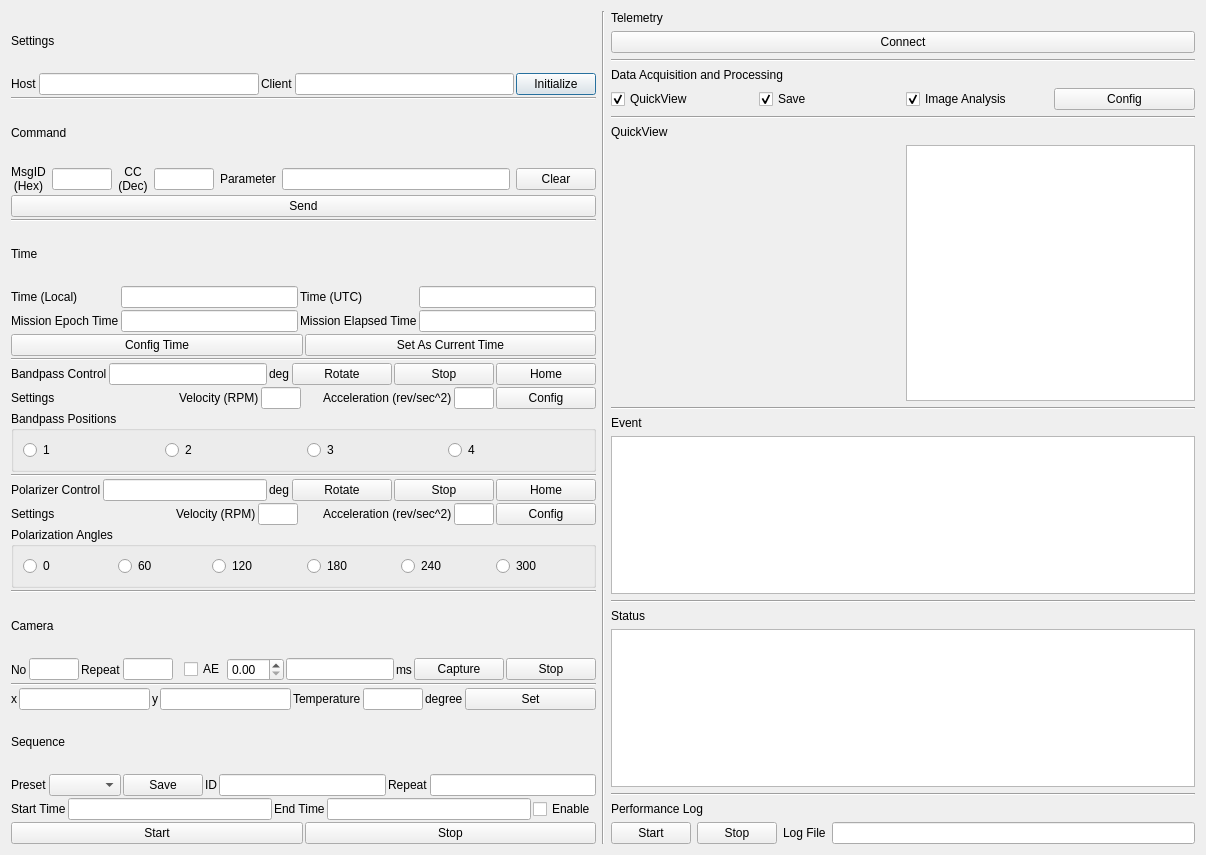
<?xml version="1.0" encoding="UTF-8"?>
<ui version="4.0">
 <class>MainWindow</class>
 <widget class="QDialog" name="MainWindow">
  <property name="geometry">
   <rect>
    <x>0</x>
    <y>0</y>
    <width>1206</width>
    <height>855</height>
   </rect>
  </property>
  <property name="windowTitle">
   <string>GroundSystem</string>
  </property>
  <layout class="QVBoxLayout" name="verticalLayout">
   <item>
    <layout class="QHBoxLayout" name="horizontalLayout_2">
     <item>
      <layout class="QVBoxLayout" name="LeftLayout">
       <property name="spacing">
        <number>2</number>
       </property>
       <item>
        <widget class="QLabel" name="label_27">
         <property name="text">
          <string>Settings</string>
         </property>
        </widget>
       </item>
       <item>
        <layout class="QHBoxLayout" name="horizontalLayout">
         <item>
          <widget class="QLabel" name="label">
           <property name="text">
            <string>Host</string>
           </property>
          </widget>
         </item>
         <item>
          <widget class="QLineEdit" name="editAddress">
           <property name="enabled">
            <bool>true</bool>
           </property>
           <property name="minimumSize">
            <size>
             <width>150</width>
             <height>0</height>
            </size>
           </property>
           <property name="baseSize">
            <size>
             <width>22</width>
             <height>0</height>
            </size>
           </property>
          </widget>
         </item>
         <item>
          <widget class="QLabel" name="label_7">
           <property name="text">
            <string>Client</string>
           </property>
          </widget>
         </item>
         <item>
          <widget class="QLineEdit" name="editTelemetryAddress">
           <property name="minimumSize">
            <size>
             <width>150</width>
             <height>0</height>
            </size>
           </property>
          </widget>
         </item>
         <item>
          <widget class="QPushButton" name="buttonInitialize">
           <property name="text">
            <string>Initialize</string>
           </property>
          </widget>
         </item>
        </layout>
       </item>
       <item>
        <widget class="Line" name="line_16">
         <property name="orientation">
          <enum>Qt::Horizontal</enum>
         </property>
        </widget>
       </item>
       <item>
        <widget class="QLabel" name="label_6">
         <property name="text">
          <string>Command</string>
         </property>
        </widget>
       </item>
       <item>
        <layout class="QHBoxLayout" name="horizontalLayout_10">
         <property name="spacing">
          <number>6</number>
         </property>
         <item>
          <widget class="QLabel" name="label_2">
           <property name="maximumSize">
            <size>
             <width>60</width>
             <height>16777215</height>
            </size>
           </property>
           <property name="text">
            <string>MsgID (Hex)</string>
           </property>
           <property name="alignment">
            <set>Qt::AlignCenter</set>
           </property>
           <property name="wordWrap">
            <bool>true</bool>
           </property>
          </widget>
         </item>
         <item>
          <widget class="QLineEdit" name="editMsgID">
           <property name="minimumSize">
            <size>
             <width>40</width>
             <height>0</height>
            </size>
           </property>
           <property name="maximumSize">
            <size>
             <width>60</width>
             <height>16777215</height>
            </size>
           </property>
          </widget>
         </item>
         <item>
          <widget class="QLabel" name="label_3">
           <property name="maximumSize">
            <size>
             <width>60</width>
             <height>16777215</height>
            </size>
           </property>
           <property name="text">
            <string>CC (Dec)</string>
           </property>
           <property name="alignment">
            <set>Qt::AlignCenter</set>
           </property>
           <property name="wordWrap">
            <bool>true</bool>
           </property>
          </widget>
         </item>
         <item>
          <widget class="QLineEdit" name="editCmdCode">
           <property name="minimumSize">
            <size>
             <width>20</width>
             <height>0</height>
            </size>
           </property>
           <property name="maximumSize">
            <size>
             <width>60</width>
             <height>16777215</height>
            </size>
           </property>
          </widget>
         </item>
         <item>
          <widget class="QLabel" name="label_17">
           <property name="text">
            <string>Parameter</string>
           </property>
          </widget>
         </item>
         <item>
          <widget class="QLineEdit" name="editParameter"/>
         </item>
         <item>
          <widget class="QPushButton" name="buttonClear">
           <property name="text">
            <string>Clear</string>
           </property>
          </widget>
         </item>
        </layout>
       </item>
       <item>
        <widget class="QPushButton" name="buttonSend">
         <property name="text">
          <string>Send</string>
         </property>
        </widget>
       </item>
       <item>
        <widget class="Line" name="line_12">
         <property name="orientation">
          <enum>Qt::Horizontal</enum>
         </property>
        </widget>
       </item>
       <item>
        <widget class="QLabel" name="label_8">
         <property name="text">
          <string>Time</string>
         </property>
        </widget>
       </item>
       <item>
        <layout class="QGridLayout" name="gridLayout_3">
         <item row="1" column="2">
          <widget class="QLabel" name="label_19">
           <property name="text">
            <string>Mission Elapsed Time</string>
           </property>
          </widget>
         </item>
         <item row="0" column="3">
          <widget class="QLineEdit" name="editLocalTime">
           <property name="minimumSize">
            <size>
             <width>160</width>
             <height>0</height>
            </size>
           </property>
          </widget>
         </item>
         <item row="1" column="3">
          <widget class="QLineEdit" name="editMET">
           <property name="minimumSize">
            <size>
             <width>160</width>
             <height>0</height>
            </size>
           </property>
          </widget>
         </item>
         <item row="0" column="0">
          <widget class="QLabel" name="label_5">
           <property name="text">
            <string>Time (Local)</string>
           </property>
          </widget>
         </item>
         <item row="1" column="1">
          <widget class="QLineEdit" name="editMST">
           <property name="minimumSize">
            <size>
             <width>160</width>
             <height>0</height>
            </size>
           </property>
          </widget>
         </item>
         <item row="0" column="2">
          <widget class="QLabel" name="label_9">
           <property name="text">
            <string>Time (UTC)</string>
           </property>
          </widget>
         </item>
         <item row="0" column="1">
          <widget class="QLineEdit" name="editUniversalTime">
           <property name="minimumSize">
            <size>
             <width>160</width>
             <height>0</height>
            </size>
           </property>
          </widget>
         </item>
         <item row="1" column="0">
          <widget class="QLabel" name="label_18">
           <property name="text">
            <string>Mission Epoch Time</string>
           </property>
          </widget>
         </item>
        </layout>
       </item>
       <item>
        <layout class="QHBoxLayout" name="horizontalLayout_3">
         <item>
          <widget class="QPushButton" name="buttonConfigTime">
           <property name="text">
            <string>Config Time</string>
           </property>
          </widget>
         </item>
         <item>
          <widget class="QPushButton" name="buttonSetMstAsCurrent">
           <property name="text">
            <string>Set As Current Time</string>
           </property>
          </widget>
         </item>
        </layout>
       </item>
       <item>
        <widget class="Line" name="line_2">
         <property name="orientation">
          <enum>Qt::Horizontal</enum>
         </property>
        </widget>
       </item>
       <item>
        <layout class="QGridLayout" name="gridLayout_5">
         <item row="0" column="0">
          <widget class="QLabel" name="label_20">
           <property name="text">
            <string>Bandpass Control</string>
           </property>
          </widget>
         </item>
         <item row="1" column="0">
          <widget class="QLabel" name="label_33">
           <property name="text">
            <string>Settings</string>
           </property>
          </widget>
         </item>
         <item row="0" column="1">
          <layout class="QHBoxLayout" name="horizontalLayout_11">
           <item>
            <widget class="QLineEdit" name="editBandpassAngle"/>
           </item>
           <item>
            <widget class="QLabel" name="label_30">
             <property name="text">
              <string>deg</string>
             </property>
            </widget>
           </item>
           <item>
            <widget class="QPushButton" name="buttonBandpassRotate">
             <property name="sizePolicy">
              <sizepolicy hsizetype="MinimumExpanding" vsizetype="Fixed">
               <horstretch>0</horstretch>
               <verstretch>0</verstretch>
              </sizepolicy>
             </property>
             <property name="maximumSize">
              <size>
               <width>100</width>
               <height>16777215</height>
              </size>
             </property>
             <property name="text">
              <string>Rotate</string>
             </property>
            </widget>
           </item>
           <item>
            <widget class="QPushButton" name="buttonBandpassStop">
             <property name="sizePolicy">
              <sizepolicy hsizetype="MinimumExpanding" vsizetype="Fixed">
               <horstretch>0</horstretch>
               <verstretch>0</verstretch>
              </sizepolicy>
             </property>
             <property name="maximumSize">
              <size>
               <width>100</width>
               <height>16777215</height>
              </size>
             </property>
             <property name="text">
              <string>Stop</string>
             </property>
            </widget>
           </item>
           <item>
            <widget class="QPushButton" name="buttonBandpassHome">
             <property name="sizePolicy">
              <sizepolicy hsizetype="MinimumExpanding" vsizetype="Fixed">
               <horstretch>0</horstretch>
               <verstretch>0</verstretch>
              </sizepolicy>
             </property>
             <property name="maximumSize">
              <size>
               <width>100</width>
               <height>16777215</height>
              </size>
             </property>
             <property name="text">
              <string>Home</string>
             </property>
            </widget>
           </item>
          </layout>
         </item>
         <item row="1" column="1">
          <layout class="QHBoxLayout" name="horizontalLayout_4">
           <item alignment="Qt::AlignRight">
            <widget class="QLabel" name="label_35">
             <property name="text">
              <string>Velocity (RPM)</string>
             </property>
            </widget>
           </item>
           <item>
            <widget class="QLineEdit" name="editBandpassVelocity">
             <property name="sizePolicy">
              <sizepolicy hsizetype="Expanding" vsizetype="Fixed">
               <horstretch>0</horstretch>
               <verstretch>0</verstretch>
              </sizepolicy>
             </property>
             <property name="minimumSize">
              <size>
               <width>0</width>
               <height>0</height>
              </size>
             </property>
             <property name="maximumSize">
              <size>
               <width>40</width>
               <height>16777215</height>
              </size>
             </property>
            </widget>
           </item>
           <item alignment="Qt::AlignRight">
            <widget class="QLabel" name="label_36">
             <property name="text">
              <string>Acceleration (rev/sec^2)</string>
             </property>
            </widget>
           </item>
           <item>
            <widget class="QLineEdit" name="editBandpassAcceleration">
             <property name="sizePolicy">
              <sizepolicy hsizetype="Expanding" vsizetype="Fixed">
               <horstretch>0</horstretch>
               <verstretch>0</verstretch>
              </sizepolicy>
             </property>
             <property name="minimumSize">
              <size>
               <width>0</width>
               <height>0</height>
              </size>
             </property>
             <property name="maximumSize">
              <size>
               <width>40</width>
               <height>16777215</height>
              </size>
             </property>
            </widget>
           </item>
           <item>
            <widget class="QPushButton" name="buttonBandpassConfig">
             <property name="sizePolicy">
              <sizepolicy hsizetype="MinimumExpanding" vsizetype="Fixed">
               <horstretch>0</horstretch>
               <verstretch>0</verstretch>
              </sizepolicy>
             </property>
             <property name="maximumSize">
              <size>
               <width>100</width>
               <height>16777215</height>
              </size>
             </property>
             <property name="text">
              <string>Config</string>
             </property>
            </widget>
           </item>
          </layout>
         </item>
        </layout>
       </item>
       <item>
        <widget class="QGroupBox" name="groupBox">
         <property name="title">
          <string>Bandpass Positions</string>
         </property>
         <layout class="QHBoxLayout" name="horizontalLayout_19">
          <item>
           <widget class="QRadioButton" name="radioBandpass1">
            <property name="text">
             <string>1</string>
            </property>
           </widget>
          </item>
          <item>
           <widget class="QRadioButton" name="radioBandpass2">
            <property name="text">
             <string>2</string>
            </property>
           </widget>
          </item>
          <item>
           <widget class="QRadioButton" name="radioBandpass3">
            <property name="text">
             <string>3</string>
            </property>
           </widget>
          </item>
          <item>
           <widget class="QRadioButton" name="radioBandpass4">
            <property name="text">
             <string>4</string>
            </property>
           </widget>
          </item>
         </layout>
        </widget>
       </item>
       <item>
        <widget class="Line" name="line_5">
         <property name="orientation">
          <enum>Qt::Horizontal</enum>
         </property>
        </widget>
       </item>
       <item>
        <layout class="QGridLayout" name="gridLayout_6">
         <item row="0" column="1">
          <layout class="QHBoxLayout" name="horizontalLayout_12">
           <item>
            <widget class="QLineEdit" name="editPolarizerAngle">
             <property name="toolTip">
              <string/>
             </property>
            </widget>
           </item>
           <item>
            <widget class="QLabel" name="label_31">
             <property name="text">
              <string>deg</string>
             </property>
            </widget>
           </item>
           <item>
            <widget class="QPushButton" name="buttonPolarizerRotate">
             <property name="sizePolicy">
              <sizepolicy hsizetype="MinimumExpanding" vsizetype="Fixed">
               <horstretch>0</horstretch>
               <verstretch>0</verstretch>
              </sizepolicy>
             </property>
             <property name="maximumSize">
              <size>
               <width>100</width>
               <height>16777215</height>
              </size>
             </property>
             <property name="text">
              <string>Rotate</string>
             </property>
            </widget>
           </item>
           <item>
            <widget class="QPushButton" name="buttonPolarizerStop">
             <property name="sizePolicy">
              <sizepolicy hsizetype="MinimumExpanding" vsizetype="Fixed">
               <horstretch>0</horstretch>
               <verstretch>0</verstretch>
              </sizepolicy>
             </property>
             <property name="maximumSize">
              <size>
               <width>100</width>
               <height>16777215</height>
              </size>
             </property>
             <property name="text">
              <string>Stop</string>
             </property>
            </widget>
           </item>
           <item>
            <widget class="QPushButton" name="buttonPolarizerHome">
             <property name="sizePolicy">
              <sizepolicy hsizetype="MinimumExpanding" vsizetype="Fixed">
               <horstretch>0</horstretch>
               <verstretch>0</verstretch>
              </sizepolicy>
             </property>
             <property name="maximumSize">
              <size>
               <width>100</width>
               <height>16777215</height>
              </size>
             </property>
             <property name="text">
              <string>Home</string>
             </property>
            </widget>
           </item>
          </layout>
         </item>
         <item row="0" column="0">
          <widget class="QLabel" name="label_22">
           <property name="text">
            <string>Polarizer Control</string>
           </property>
          </widget>
         </item>
         <item row="1" column="0">
          <widget class="QLabel" name="label_34">
           <property name="text">
            <string>Settings</string>
           </property>
          </widget>
         </item>
         <item row="1" column="1">
          <layout class="QHBoxLayout" name="horizontalLayout_15">
           <item alignment="Qt::AlignRight">
            <widget class="QLabel" name="label_43">
             <property name="text">
              <string>Velocity (RPM)</string>
             </property>
            </widget>
           </item>
           <item>
            <widget class="QLineEdit" name="editPolarizerVelocity">
             <property name="maximumSize">
              <size>
               <width>40</width>
               <height>16777215</height>
              </size>
             </property>
            </widget>
           </item>
           <item alignment="Qt::AlignRight">
            <widget class="QLabel" name="label_42">
             <property name="text">
              <string>Acceleration (rev/sec^2)</string>
             </property>
            </widget>
           </item>
           <item>
            <widget class="QLineEdit" name="editPolarizerAcceleration">
             <property name="maximumSize">
              <size>
               <width>40</width>
               <height>16777215</height>
              </size>
             </property>
            </widget>
           </item>
           <item>
            <widget class="QPushButton" name="buttonPolarizerConfig">
             <property name="sizePolicy">
              <sizepolicy hsizetype="MinimumExpanding" vsizetype="Fixed">
               <horstretch>0</horstretch>
               <verstretch>0</verstretch>
              </sizepolicy>
             </property>
             <property name="maximumSize">
              <size>
               <width>100</width>
               <height>16777215</height>
              </size>
             </property>
             <property name="text">
              <string>Config</string>
             </property>
            </widget>
           </item>
          </layout>
         </item>
        </layout>
       </item>
       <item>
        <widget class="QGroupBox" name="groupBox_2">
         <property name="title">
          <string>Polarization Angles</string>
         </property>
         <layout class="QHBoxLayout" name="horizontalLayout_6">
          <item>
           <widget class="QRadioButton" name="radioPolarizer1">
            <property name="text">
             <string>0</string>
            </property>
           </widget>
          </item>
          <item>
           <widget class="QRadioButton" name="radioPolarizer2">
            <property name="text">
             <string>60</string>
            </property>
           </widget>
          </item>
          <item>
           <widget class="QRadioButton" name="radioPolarizer3">
            <property name="text">
             <string>120</string>
            </property>
           </widget>
          </item>
          <item>
           <widget class="QRadioButton" name="radioPolarizer4">
            <property name="text">
             <string>180</string>
            </property>
           </widget>
          </item>
          <item>
           <widget class="QRadioButton" name="radioPolarizer5">
            <property name="text">
             <string>240</string>
            </property>
           </widget>
          </item>
          <item>
           <widget class="QRadioButton" name="radioPolarizer6">
            <property name="text">
             <string>300</string>
            </property>
           </widget>
          </item>
         </layout>
        </widget>
       </item>
       <item>
        <widget class="Line" name="line_11">
         <property name="orientation">
          <enum>Qt::Horizontal</enum>
         </property>
        </widget>
       </item>
       <item>
        <widget class="QLabel" name="label_13">
         <property name="text">
          <string>Camera</string>
         </property>
        </widget>
       </item>
       <item>
        <layout class="QHBoxLayout" name="horizontalLayout_9">
         <item>
          <widget class="QLabel" name="label_16">
           <property name="text">
            <string>No</string>
           </property>
          </widget>
         </item>
         <item>
          <widget class="QLineEdit" name="editObservationNum">
           <property name="maximumSize">
            <size>
             <width>50</width>
             <height>16777215</height>
            </size>
           </property>
          </widget>
         </item>
         <item>
          <widget class="QLabel" name="label_21">
           <property name="text">
            <string>Repeat</string>
           </property>
          </widget>
         </item>
         <item>
          <widget class="QLineEdit" name="editRepeatNum">
           <property name="maximumSize">
            <size>
             <width>50</width>
             <height>16777215</height>
            </size>
           </property>
          </widget>
         </item>
         <item>
          <widget class="QLabel" name="label_24">
           <property name="text">
            <string/>
           </property>
          </widget>
         </item>
         <item>
          <widget class="QCheckBox" name="checkAE">
           <property name="text">
            <string>AE</string>
           </property>
          </widget>
         </item>
         <item>
          <widget class="QDoubleSpinBox" name="spinAEAdjust"/>
         </item>
         <item>
          <widget class="QLineEdit" name="editExposureTime">
           <property name="sizePolicy">
            <sizepolicy hsizetype="Expanding" vsizetype="Fixed">
             <horstretch>0</horstretch>
             <verstretch>0</verstretch>
            </sizepolicy>
           </property>
           <property name="maximumSize">
            <size>
             <width>16777215</width>
             <height>16777215</height>
            </size>
           </property>
          </widget>
         </item>
         <item>
          <widget class="QLabel" name="label_25">
           <property name="text">
            <string>ms</string>
           </property>
          </widget>
         </item>
         <item>
          <widget class="QPushButton" name="buttonCapture">
           <property name="sizePolicy">
            <sizepolicy hsizetype="Minimum" vsizetype="Fixed">
             <horstretch>0</horstretch>
             <verstretch>0</verstretch>
            </sizepolicy>
           </property>
           <property name="minimumSize">
            <size>
             <width>90</width>
             <height>0</height>
            </size>
           </property>
           <property name="maximumSize">
            <size>
             <width>100</width>
             <height>16777215</height>
            </size>
           </property>
           <property name="text">
            <string>Capture</string>
           </property>
          </widget>
         </item>
         <item>
          <widget class="QPushButton" name="buttonCaptureStop">
           <property name="sizePolicy">
            <sizepolicy hsizetype="Minimum" vsizetype="Fixed">
             <horstretch>0</horstretch>
             <verstretch>0</verstretch>
            </sizepolicy>
           </property>
           <property name="minimumSize">
            <size>
             <width>90</width>
             <height>0</height>
            </size>
           </property>
           <property name="maximumSize">
            <size>
             <width>100</width>
             <height>16777215</height>
            </size>
           </property>
           <property name="text">
            <string>Stop</string>
           </property>
          </widget>
         </item>
        </layout>
       </item>
       <item>
        <widget class="Line" name="line">
         <property name="orientation">
          <enum>Qt::Horizontal</enum>
         </property>
        </widget>
       </item>
       <item>
        <layout class="QHBoxLayout" name="horizontalLayout_14">
         <item>
          <widget class="QLabel" name="label_15">
           <property name="text">
            <string>x</string>
           </property>
          </widget>
         </item>
         <item>
          <widget class="QLineEdit" name="editCameraOffsetX"/>
         </item>
         <item>
          <widget class="QLabel" name="label_38">
           <property name="text">
            <string>y</string>
           </property>
          </widget>
         </item>
         <item>
          <widget class="QLineEdit" name="editCameraOffsetY"/>
         </item>
         <item>
          <widget class="QLabel" name="label_29">
           <property name="text">
            <string>Temperature</string>
           </property>
          </widget>
         </item>
         <item>
          <widget class="QLineEdit" name="editCameraTemperature">
           <property name="maximumSize">
            <size>
             <width>60</width>
             <height>16777215</height>
            </size>
           </property>
          </widget>
         </item>
         <item>
          <widget class="QLabel" name="label_28">
           <property name="text">
            <string>degree</string>
           </property>
          </widget>
         </item>
         <item>
          <widget class="QPushButton" name="buttonConfigCamera">
           <property name="sizePolicy">
            <sizepolicy hsizetype="MinimumExpanding" vsizetype="Fixed">
             <horstretch>0</horstretch>
             <verstretch>0</verstretch>
            </sizepolicy>
           </property>
           <property name="text">
            <string>Set</string>
           </property>
          </widget>
         </item>
        </layout>
       </item>
       <item>
        <widget class="QLabel" name="label_14">
         <property name="text">
          <string>Sequence</string>
         </property>
        </widget>
       </item>
       <item>
        <layout class="QHBoxLayout" name="horizontalLayout_17">
         <item>
          <widget class="QLabel" name="label_40">
           <property name="text">
            <string>Preset</string>
           </property>
          </widget>
         </item>
         <item>
          <widget class="QComboBox" name="comboSequence"/>
         </item>
         <item>
          <widget class="QPushButton" name="buttonSaveSequence">
           <property name="text">
            <string>Save</string>
           </property>
          </widget>
         </item>
         <item>
          <widget class="QLabel" name="label_44">
           <property name="text">
            <string>ID</string>
           </property>
          </widget>
         </item>
         <item>
          <widget class="QLineEdit" name="editSequenceId"/>
         </item>
         <item>
          <widget class="QLabel" name="label_41">
           <property name="text">
            <string>Repeat</string>
           </property>
          </widget>
         </item>
         <item>
          <widget class="QLineEdit" name="editSequenceRepeat"/>
         </item>
        </layout>
       </item>
       <item>
        <layout class="QHBoxLayout" name="horizontalLayout_5">
         <item>
          <widget class="QLabel" name="label_11">
           <property name="text">
            <string>Start Time</string>
           </property>
          </widget>
         </item>
         <item>
          <widget class="QLineEdit" name="editObsStart">
           <property name="sizePolicy">
            <sizepolicy hsizetype="MinimumExpanding" vsizetype="Fixed">
             <horstretch>0</horstretch>
             <verstretch>0</verstretch>
            </sizepolicy>
           </property>
           <property name="minimumSize">
            <size>
             <width>100</width>
             <height>0</height>
            </size>
           </property>
          </widget>
         </item>
         <item>
          <widget class="QLabel" name="label_12">
           <property name="text">
            <string>End Time</string>
           </property>
          </widget>
         </item>
         <item>
          <widget class="QLineEdit" name="editObsEnd">
           <property name="sizePolicy">
            <sizepolicy hsizetype="MinimumExpanding" vsizetype="Fixed">
             <horstretch>0</horstretch>
             <verstretch>0</verstretch>
            </sizepolicy>
           </property>
           <property name="minimumSize">
            <size>
             <width>100</width>
             <height>0</height>
            </size>
           </property>
           <property name="maximumSize">
            <size>
             <width>16777215</width>
             <height>16777215</height>
            </size>
           </property>
          </widget>
         </item>
         <item>
          <widget class="QCheckBox" name="checkObservationEnable">
           <property name="text">
            <string>Enable</string>
           </property>
          </widget>
         </item>
        </layout>
       </item>
       <item>
        <layout class="QHBoxLayout" name="horizontalLayout_8">
         <item>
          <widget class="QPushButton" name="buttonObservationStart">
           <property name="sizePolicy">
            <sizepolicy hsizetype="Expanding" vsizetype="Fixed">
             <horstretch>0</horstretch>
             <verstretch>0</verstretch>
            </sizepolicy>
           </property>
           <property name="text">
            <string>Start</string>
           </property>
          </widget>
         </item>
         <item>
          <widget class="QPushButton" name="buttonObservationStop">
           <property name="sizePolicy">
            <sizepolicy hsizetype="Expanding" vsizetype="Fixed">
             <horstretch>0</horstretch>
             <verstretch>0</verstretch>
            </sizepolicy>
           </property>
           <property name="text">
            <string>Stop</string>
           </property>
          </widget>
         </item>
        </layout>
       </item>
      </layout>
     </item>
     <item>
      <widget class="Line" name="line_13">
       <property name="orientation">
        <enum>Qt::Vertical</enum>
       </property>
      </widget>
     </item>
     <item>
      <layout class="QVBoxLayout" name="verticalLayout_3">
       <property name="sizeConstraint">
        <enum>QLayout::SetDefaultConstraint</enum>
       </property>
       <item>
        <widget class="QLabel" name="label_32">
         <property name="text">
          <string>Telemetry</string>
         </property>
        </widget>
       </item>
       <item>
        <widget class="QPushButton" name="buttonConnect">
         <property name="text">
          <string>Connect</string>
         </property>
        </widget>
       </item>
       <item>
        <widget class="Line" name="line_6">
         <property name="orientation">
          <enum>Qt::Horizontal</enum>
         </property>
        </widget>
       </item>
       <item>
        <widget class="QLabel" name="label_23">
         <property name="text">
          <string>Data Acquisition and Processing</string>
         </property>
        </widget>
       </item>
       <item>
        <layout class="QHBoxLayout" name="horizontalLayout_7">
         <item>
          <widget class="QCheckBox" name="checkQuickView">
           <property name="text">
            <string>QuickView</string>
           </property>
           <property name="checked">
            <bool>true</bool>
           </property>
          </widget>
         </item>
         <item>
          <widget class="QCheckBox" name="checkDataSave">
           <property name="text">
            <string>Save</string>
           </property>
           <property name="checked">
            <bool>true</bool>
           </property>
          </widget>
         </item>
         <item>
          <widget class="QCheckBox" name="checkImageAnalysis">
           <property name="text">
            <string>Image Analysis</string>
           </property>
           <property name="checked">
            <bool>true</bool>
           </property>
          </widget>
         </item>
         <item>
          <widget class="QPushButton" name="buttonConfigDAP">
           <property name="text">
            <string>Config</string>
           </property>
          </widget>
         </item>
        </layout>
       </item>
       <item>
        <widget class="Line" name="line_7">
         <property name="orientation">
          <enum>Qt::Horizontal</enum>
         </property>
        </widget>
       </item>
       <item>
        <widget class="QLabel" name="label_4">
         <property name="text">
          <string>QuickView</string>
         </property>
        </widget>
       </item>
       <item>
        <layout class="QHBoxLayout" name="horizontalLayout_13">
         <item>
          <layout class="QVBoxLayout" name="verticalLayout_2">
           <item>
            <widget class="QLabel" name="labelImage">
             <property name="sizePolicy">
              <sizepolicy hsizetype="MinimumExpanding" vsizetype="MinimumExpanding">
               <horstretch>0</horstretch>
               <verstretch>0</verstretch>
              </sizepolicy>
             </property>
             <property name="minimumSize">
              <size>
               <width>256</width>
               <height>256</height>
              </size>
             </property>
             <property name="text">
              <string/>
             </property>
             <property name="pixmap">
              <pixmap>../../../../../.designer/backup/res/kasi_logo.png</pixmap>
             </property>
             <property name="alignment">
              <set>Qt::AlignCenter</set>
             </property>
            </widget>
           </item>
          </layout>
         </item>
         <item>
          <layout class="QVBoxLayout" name="verticalLayout_4">
           <item>
            <widget class="QTextBrowser" name="qvOutput"/>
           </item>
          </layout>
         </item>
        </layout>
       </item>
       <item>
        <widget class="Line" name="line_14">
         <property name="orientation">
          <enum>Qt::Horizontal</enum>
         </property>
        </widget>
       </item>
       <item>
        <widget class="QLabel" name="label_26">
         <property name="text">
          <string>Event</string>
         </property>
        </widget>
       </item>
       <item>
        <widget class="QTextBrowser" name="eventOutput">
         <property name="enabled">
          <bool>true</bool>
         </property>
         <property name="maximumSize">
          <size>
           <width>16777215</width>
           <height>16777215</height>
          </size>
         </property>
        </widget>
       </item>
       <item>
        <widget class="Line" name="line_15">
         <property name="orientation">
          <enum>Qt::Horizontal</enum>
         </property>
        </widget>
       </item>
       <item>
        <widget class="QLabel" name="label_10">
         <property name="text">
          <string>Status</string>
         </property>
        </widget>
       </item>
       <item>
        <widget class="QTextBrowser" name="hkOutput">
         <property name="maximumSize">
          <size>
           <width>16777215</width>
           <height>16777215</height>
          </size>
         </property>
        </widget>
       </item>
       <item>
        <widget class="Line" name="line_4">
         <property name="orientation">
          <enum>Qt::Horizontal</enum>
         </property>
        </widget>
       </item>
       <item>
        <widget class="QLabel" name="label_37">
         <property name="text">
          <string>Performance Log</string>
         </property>
        </widget>
       </item>
       <item>
        <layout class="QHBoxLayout" name="horizontalLayout_18">
         <item>
          <widget class="QPushButton" name="buttonPerfStart">
           <property name="text">
            <string>Start</string>
           </property>
          </widget>
         </item>
         <item>
          <widget class="QPushButton" name="buttonPerfStop">
           <property name="text">
            <string>Stop</string>
           </property>
          </widget>
         </item>
         <item>
          <widget class="QLabel" name="label_39">
           <property name="text">
            <string>Log File</string>
           </property>
          </widget>
         </item>
         <item>
          <widget class="QLineEdit" name="editPerfLogFile"/>
         </item>
        </layout>
       </item>
      </layout>
     </item>
    </layout>
   </item>
  </layout>
 </widget>
 <tabstops>
  <tabstop>editParameter</tabstop>
  <tabstop>buttonBandpassRotate</tabstop>
  <tabstop>buttonBandpassStop</tabstop>
  <tabstop>buttonBandpassHome</tabstop>
  <tabstop>editPolarizerAngle</tabstop>
  <tabstop>buttonPolarizerRotate</tabstop>
  <tabstop>buttonPolarizerStop</tabstop>
  <tabstop>buttonPolarizerHome</tabstop>
  <tabstop>editExposureTime</tabstop>
  <tabstop>buttonCapture</tabstop>
  <tabstop>eventOutput</tabstop>
  <tabstop>hkOutput</tabstop>
 </tabstops>
 <resources/>
 <connections/>
</ui>
